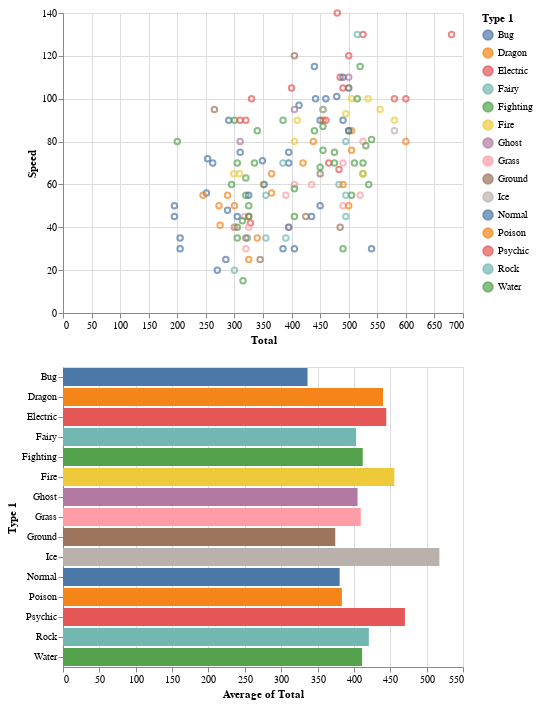

The code cell stored with this chart in its notebook:
### Code cell
interval = alt.selection_interval(encodings=['y'])

scatter = alt.Chart(df).mark_point().encode(
   x='Total',
   y='Speed',
   color=alt.condition(interval, 'Type 1', alt.value('lightgray'))
).properties(
   selection=interval
)

bar = alt.Chart(df).mark_bar().encode(
   x='average(Total)', 
   y='Type 1', 
   color='Type 1'
).transform_filter(
   interval
)

# scatter | bar
# scatter & bar
# alt.hconcat(scatter, bar)
alt.vconcat(scatter, bar)

### Figure 1 — Vega-Lite specification as saved in the notebook (floating-point values rounded to 4 significant figures; data arrays with more than 128 entries replaced by an {"elided": "..."} marker saying what was removed)
{"config": {"view": {"continuousWidth": 400, "continuousHeight": 300}}, "vconcat": [{"mark": "point", "encoding": {"color": {"condition": {"field": "Type 1", "type": "nominal", "selection": "selector005"}, "value": "lightgray"}, "x": {"field": "Total", "type": "quantitative"}, "y": {"field": "Speed", "type": "quantitative"}}, "selection": {"selector005": {"type": "interval", "encodings": ["y"]}}}, {"mark": "bar", "encoding": {"color": {"field": "Type 1", "type": "nominal"}, "x": {"aggregate": "average", "field": "Total", "type": "quantitative"}, "y": {"field": "Type 1", "type": "nominal"}}, "transform": [{"filter": {"selection": "selector005"}}]}], "data": {"name": "data-5eafba443aa54ea1789fab40add1f57d"}, "$schema": "https://vega.github.io/schema/vega-lite/v4.17.0.json", "datasets": {"data-5eafba443aa54ea1789fab40add1f57d": {"elided": "151 records"}}}
